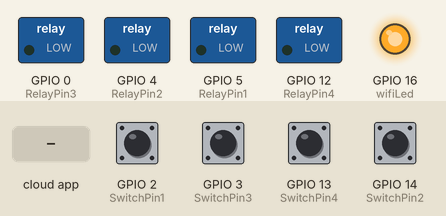
Recording of a sketch running on a simulated ESP8266 (NodeMCU). On the bench: switched loads named in the sketch (green lamp = pin HIGH), output pins drawn as LEDs (lit = HIGH). Inputs (shaded band) come from the test bench; at power-on: GPIO 2 (SwitchPin1), GPIO 3 (SwitchPin3), GPIO 13 (SwitchPin4), GPIO 14 (SwitchPin2) HIGH. WiFi joins after 1.5 s; servers stay silent unless stated; what the sketch prints to the serial monitor is not drawn.

Above: at 2.7 s.
2.8 s: the phone or cloud app sets 632b4693fa69c39e7cd02c29 to 1
At 3.2 s:
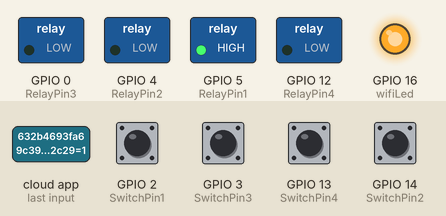
4.3 s: the phone or cloud app sets 632b4750fa69c39e7cd02d72 to 1
At 5.5 s:
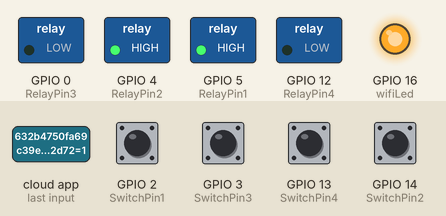
5.8 s: the phone or cloud app sets 632b47a3fa69c39e7cd02dd6 to 1
At 6.7 s:
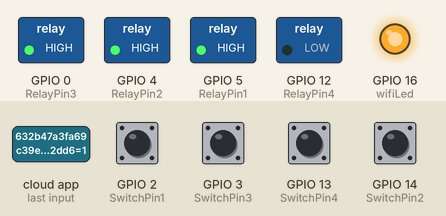
7.3 s: the phone or cloud app sets xxxxxxxxxxxxxxxxxxxxxxxx to 1
At 7.8 s:
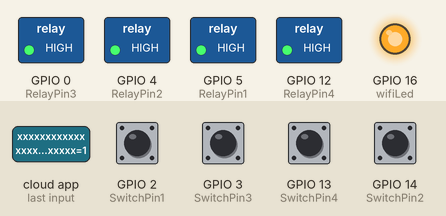
8.8 s: the phone or cloud app sets 632b4693fa69c39e7cd02c29 to 0
At 10.0 s:
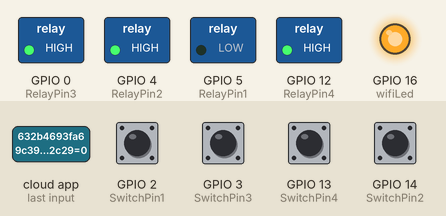
10.3 s: the phone or cloud app sets 632b4750fa69c39e7cd02d72 to 0
At 11.3 s:
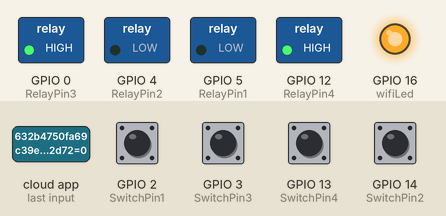
Timing chart, 0 to 12.8 s (numbered marks = the images above; inputs shaded):
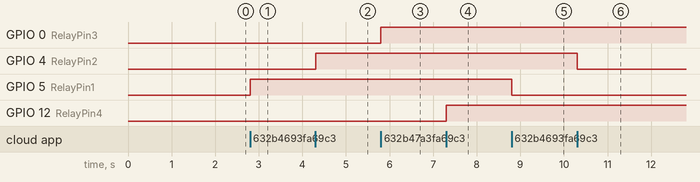

Measured:
- after the input at 2.8 s, GPIO 5 (RelayPin1): LOW → HIGH at once
- after the input at 4.3 s, GPIO 4 (RelayPin2): LOW → HIGH at once
- after the input at 5.8 s, GPIO 0 (RelayPin3): LOW → HIGH at once
- after the input at 7.3 s, GPIO 12 (RelayPin4): LOW → HIGH at once
- after the input at 8.8 s, GPIO 5 (RelayPin1): HIGH → LOW at once
- after the input at 10.3 s, GPIO 4 (RelayPin2): HIGH → LOW at once

The sketch:

Code_NodeMCU_Google_Alexa_SinricPro_HighActive_4RelayRameshR.ino
```cpp
/**********************************************************************************
    TITLE: Google + Alexa + Manual Switch/Button control 4 Relays using NodeMCU & Sinric Pro (Real time feedback)
    (flipSwitch can be a tactile button or a toggle switch) (code taken from Sinric Pro examples then modified)
    Click on the following links to learn more.
    YouTube Video: https://www.youtube.com/channel/UCsCpytXvMQn9RnvSHZcriNQ/videos

    by Philiuminaty
    Preferences--> Aditional boards Manager URLs :
    https://dl.espressif.com/dl/package_esp32_index.json, http://arduino.esp8266.com/stable/package_esp8266com_index.json

    Download Board ESP8266 NodeMCU : https://github.com/esp8266/Arduino
    Download the libraries
    ArduinoJson Library: https://github.com/bblanchon/ArduinoJson
    arduinoWebSockets Library: https://github.com/Links2004/arduinoWebSockets
    SinricPro Library: https://sinricpro.github.io/esp8266-esp32-sdk/

    If you encounter any issues:
   - check the readme.md at https://github.com/sinricpro/esp8266-esp32-sdk/blob/master/README.md
   - ensure all dependent libraries are installed
     - see https://github.com/sinricpro/esp8266-esp32-sdk/blob/master/README.md#arduinoide
     - see https://github.com/sinricpro/esp8266-esp32-sdk/blob/master/README.md#dependencies
   - open serial monitor and check whats happening
   - check full user documentation at https://sinricpro.github.io/esp8266-esp32-sdk
   - visit https://github.com/sinricpro/esp8266-esp32-sdk/issues and check for existing issues or open a new one
 **********************************************************************************/

// Uncomment the following line to enable serial debug output
//#define ENABLE_DEBUG

#ifdef ENABLE_DEBUG
#define DEBUG_ESP_PORT Serial
#define NODEBUG_WEBSOCKETS
#define NDEBUG
#endif

#include <Arduino.h>
#include <ESP8266WiFi.h>
#include "SinricPro.h"
#include "SinricProSwitch.h"

#include <map>

#define WIFI_SSID         "dewa406"  //Enter your Wifi SSID
#define WIFI_PASS         "Ramesh16384"//Enter your Wifi Password
#define APP_KEY           "47399677-e31a-4282-8781-f33638161caf"      // Enter the Sinric API KEY"
#define APP_SECRET        "742a09b2-0b45-4d2f-a855-22be3ac6ed8b-637f592c-0288-42df-ad85-b99b38554bbb"   // Enter the Sinric App secret"
//Enter the device IDs here
#define device_ID_1   "632b4693fa69c39e7cd02c29"// Enter Sincric Device ID1
#define device_ID_2   "632b4750fa69c39e7cd02d72"// Enter Sincric Device ID2
#define device_ID_3   "632b47a3fa69c39e7cd02dd6"// Enter Sincric Device ID3
#define device_ID_4   "xxxxxxxxxxxxxxxxxxxxxxxx"// Enter Sincric Device ID4

// define the GPIO connected with Relays and switches
#define RelayPin1 5//connect Relay1 to GPIO 5 of NodeMCU(PIN D1)
#define RelayPin2 4 //connect Relay2 to GPIO 4  of NodeMCU(PIN D2)
#define RelayPin3 0 //connect Relay3 to GPIO 0 of NodeMCU(PIN D3)
#define RelayPin4 12 //connect Relay4 to GPIO 12 of NodeMCU(D6)

#define SwitchPin1 2  //connect Push button to GPIO 2 of Node MCU(PIN D4)
#define SwitchPin2 14 //connect Push button to GPIO 14 of Node MCU(PIN D5)
#define SwitchPin3 3  //connect Push button to GPIO 3 of Node MCU(PIN RX)
#define SwitchPin4 13 //connect Push button to GPIO 13 of Node MCU(PIN D7)

#define wifiLed   16 //Builtin blue LED is on GPIO 16 of Node MCU(D0)do not change this pin

// comment the following line if you use a toggle switches instead of tactile buttons
#define TACTILE_BUTTON 1// uncomment this line if using Normaly open Push Button

#define BAUD_RATE   9600// set Baud Rate 9600 on(select also the same baud rate on serial monitor )

#define DEBOUNCE_TIME 250// button debounce time delay 250 milli second

typedef struct {      // struct for the std::map below
  int relayPIN;
  int flipSwitchPIN;
} deviceConfig_t;


// this is the main configuration
// please put in your deviceId, the PIN for Relay and PIN for flipSwitch
// this can be up to N devices...depending on how much pin's available on your device ;)
// right now we have 4 devicesIds going to 4 relays and 4 flip switches to switch the relay manually
std::map<String, deviceConfig_t> devices = {
  //{deviceId, {relayPIN,  flipSwitchPIN}}
  {device_ID_1, {  RelayPin1, SwitchPin1 }},
  {device_ID_2, {  RelayPin2, SwitchPin2 }},
  {device_ID_3, {  RelayPin3, SwitchPin3 }},
  {device_ID_4, {  RelayPin4, SwitchPin4 }}
};

typedef struct {      // struct for the std::map below
  String deviceId;
  bool lastFlipSwitchState;
  unsigned long lastFlipSwitchChange;
} flipSwitchConfig_t;

std::map<int, flipSwitchConfig_t> flipSwitches;    // this map is used to map flipSwitch PINs to deviceId and handling debounce and last flipSwitch state checks
// it will be setup in "setupFlipSwitches" function, using informations from devices map

void setupRelays() {
  for (auto &device : devices) {           // for each device (relay, flipSwitch combination)
    int relayPIN = device.second.relayPIN; // get the relay pin
    pinMode(relayPIN, OUTPUT);             // set relay pin to OUTPUT
    //digitalWrite(relayPIN, HIGH);//at initial keep the relays ON(Low active relay)
    digitalWrite(relayPIN, LOW);//at initial keep the relays OFF(High active relay)
  }
}

void setupFlipSwitches() {
  for (auto &device : devices)  {                     // for each device (relay / flipSwitch combination)
    flipSwitchConfig_t flipSwitchConfig;              // create a new flipSwitch configuration

    flipSwitchConfig.deviceId = device.first;         // set the deviceId
    flipSwitchConfig.lastFlipSwitchChange = 0;        // set debounce time
    flipSwitchConfig.lastFlipSwitchState = true;     // set lastFlipSwitchState to false (LOW)--

    int flipSwitchPIN = device.second.flipSwitchPIN;  // get the flipSwitchPIN

    flipSwitches[flipSwitchPIN] = flipSwitchConfig;   // save the flipSwitch config to flipSwitches map
    pinMode(flipSwitchPIN, INPUT_PULLUP);                   // set the flipSwitch pin to INPUT
  }
}

bool onPowerState(String deviceId, bool &state)
{
  Serial.printf("%s: %s\r\n", deviceId.c_str(), state ? "on" : "off");
  int relayPIN = devices[deviceId].relayPIN; // get the relay pin for corresponding device
  //digitalWrite(relayPIN, !state);
  digitalWrite(relayPIN, state);// set the new relay state
  return true;
}

void handleFlipSwitches() {
  unsigned long actualMillis = millis();                                          // get actual millis
  for (auto &flipSwitch : flipSwitches) {                                         // for each flipSwitch in flipSwitches map
    unsigned long lastFlipSwitchChange = flipSwitch.second.lastFlipSwitchChange;  // get the timestamp when flipSwitch was pressed last time (used to debounce / limit events)

    if (actualMillis - lastFlipSwitchChange > DEBOUNCE_TIME) {                    // if time is > debounce time...

      int flipSwitchPIN = flipSwitch.first;                                       // get the flipSwitch pin from configuration
      bool lastFlipSwitchState = flipSwitch.second.lastFlipSwitchState;           // get the lastFlipSwitchState
      bool flipSwitchState = digitalRead(flipSwitchPIN);                          // read the current flipSwitch state
      if (flipSwitchState != lastFlipSwitchState) {                               // if the flipSwitchState has changed...
#ifdef TACTILE_BUTTON
        if (flipSwitchState) {                                                    // if the tactile button is pressed
#endif
          flipSwitch.second.lastFlipSwitchChange = actualMillis;                  // update lastFlipSwitchChange time
          String deviceId = flipSwitch.second.deviceId;                           // get the deviceId from config
          int relayPIN = devices[deviceId].relayPIN;                              // get the relayPIN from config
          bool newRelayState = !digitalRead(relayPIN);                            // set the new relay State
          digitalWrite(relayPIN, newRelayState);                                  // set the trelay to the new state

          SinricProSwitch &mySwitch = SinricPro[deviceId];                        // get Switch device from SinricPro
          mySwitch.sendPowerStateEvent(!newRelayState);                            // send the event
#ifdef TACTILE_BUTTON
        }
#endif
        flipSwitch.second.lastFlipSwitchState = flipSwitchState;                  // update lastFlipSwitchState
      }
    }
  }
}

void setupWiFi()
{
  Serial.printf("\r\n[Wifi]: Connecting");
  WiFi.begin(WIFI_SSID, WIFI_PASS);

  while (WiFi.status() != WL_CONNECTED)
  {
    Serial.printf(".");
    delay(250);
  }
  digitalWrite(wifiLed,HIGH);
  Serial.printf("connected!\r\n[WiFi]: IP-Address is %s\r\n", WiFi.localIP().toString().c_str());
}

void setupSinricPro()
{
  for (auto &device : devices)
  {
    const char *deviceId = device.first.c_str();
    SinricProSwitch &mySwitch = SinricPro[deviceId];
    mySwitch.onPowerState(onPowerState);
  }

  SinricPro.begin(APP_KEY, APP_SECRET);
  SinricPro.restoreDeviceStates(true);
}

void setup()
{
  Serial.begin(BAUD_RATE);

  pinMode(wifiLed, OUTPUT);
  //digitalWrite(wifiLed,HIGH);

  setupRelays();
  setupFlipSwitches();
  setupWiFi();
  setupSinricPro();
}

void loop()
{
  SinricPro.handle();
  handleFlipSwitches();
}
```
